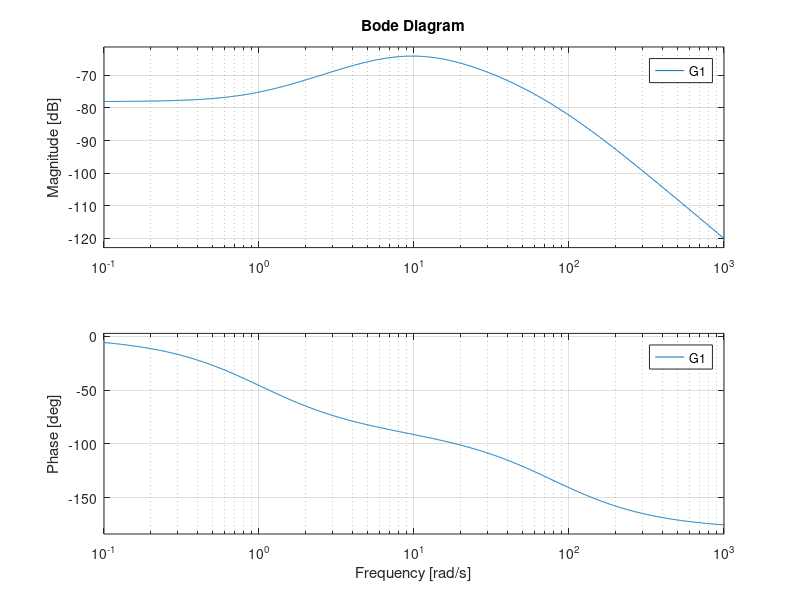

Recreate this plot in MATLAB.
% 1. Definice proměnné 's' pro Laplaceovu transformaci
s = tf('s');

% 2. Zápis přenosové funkce G1(s) přesně podle zadání
G1 = (s - 1) / ((s + 10) * (s - 10) * (s + 80));

% 3. Vykreslení Bodeho charakteristiky
figure;
bode(G1);

% 4. Zapnutí mřížky (velmi doporučeno pro kontrolu asymptot)
grid on;